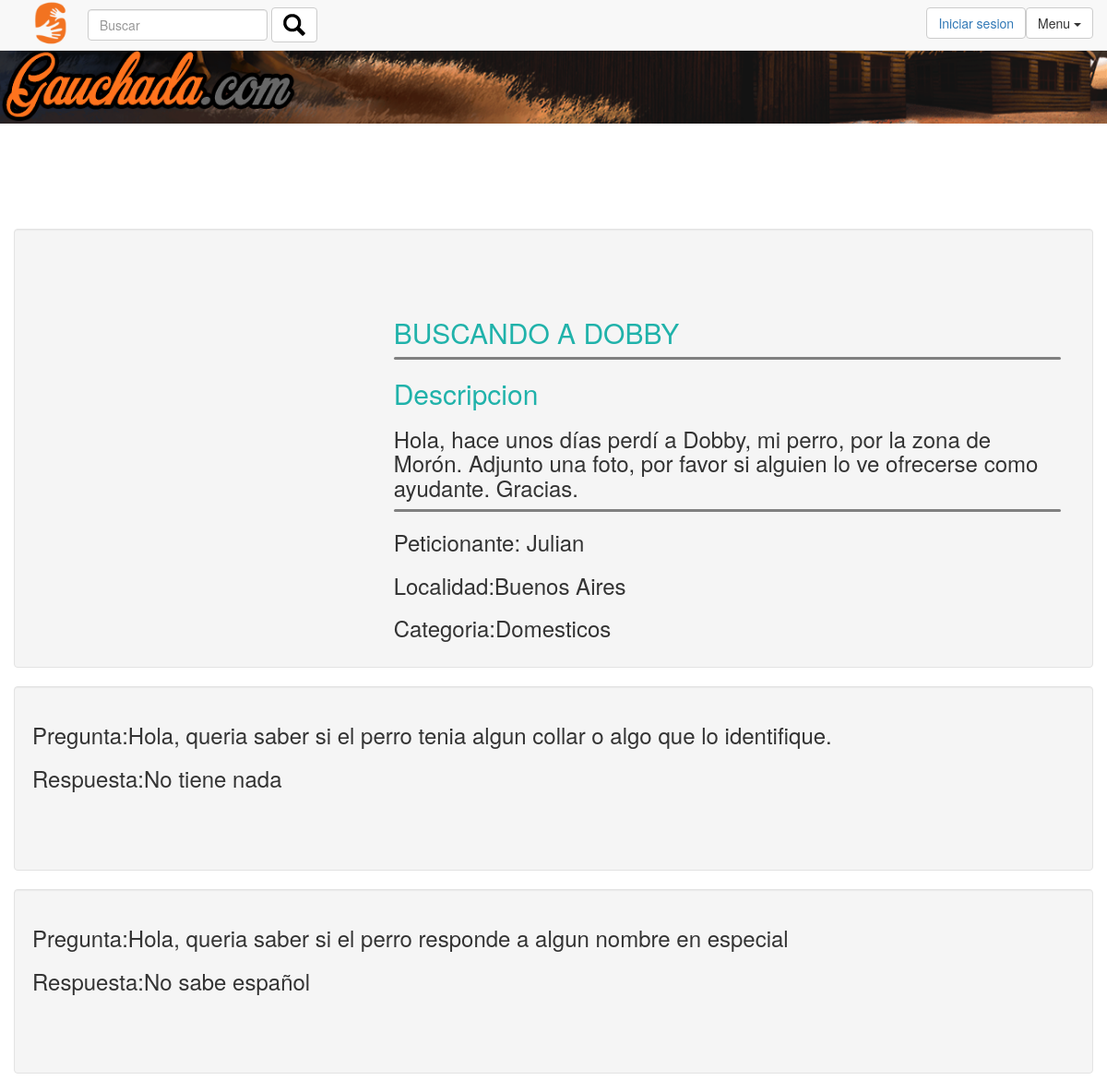
The page /detalleFavor.php?idFavor=31 on the database its author committed.
### tables this page shows
CREATE TABLE `favor` (
  `idFavor` int(11) NOT NULL,
  `idUsuario` int(11) NOT NULL,
  `titulo` varchar(256) NOT NULL,
  `descripcion` text NOT NULL,
  `completo` tinyint(1) NOT NULL DEFAULT '0',
  `contenidoimagen` blob,
  `tipoimagen` varchar(256) DEFAULT NULL,
  `idUsuarioCumple` int(11) DEFAULT NULL,
  `idLocalidad` int(11) NOT NULL,
  `idCategoria` int(11) NOT NULL,
  `fecha_vencimiento` date NOT NULL
);

CREATE TABLE `usuarios` (
  `idUsuario` int(11) NOT NULL,
  `nombre` tinytext NOT NULL,
  `email` tinytext NOT NULL,
  `idLocalidad` int(11) NOT NULL,
  `contenidoimagen` blob,
  `tipoimagen` tinytext,
  `telefono` int(11) NOT NULL,
  `creditos` int(11) NOT NULL,
  `fechanacimiento` date NOT NULL,
  `password` tinytext NOT NULL,
  `calif_pend` int(11) NOT NULL DEFAULT '0',
  `puntaje` int(11) NOT NULL DEFAULT '1'
);

CREATE TABLE `localidad` (
  `idLocalidad` int(11) NOT NULL,
  `nombre` varchar(256) NOT NULL
);

CREATE TABLE `categoria` (
  `nombre` varchar(256) NOT NULL,
  `idCategoria` int(11) NOT NULL
);

CREATE TABLE `pregunta` (
  `idPregunta` int(11) NOT NULL,
  `contenido` text NOT NULL,
  `idUsuario` int(11) NOT NULL,
  `respuesta` text NOT NULL,
  `idFavor` int(11) NOT NULL
);

### detalleFavor.php (the view, shortened to what this page needs)
<!DOCTYPE html>
<html  style="overflow-x: hidden;">
<head>
	<link rel="stylesheet" type="text/css" href="logo.png">
	<link rel="stylesheet" type="text/css" href="bootstrap.min.css">
	<link rel="stylesheet" type="text/css" href="Roboto-Regular.ttf">
	<link rel="stylesheet" type="text/css" href="estiloDetalle.css">
</head>
<header>
<nav class="navbar navbar-default navbar-fixed-top">
  <div class="container">
  <a href="index.php"><img alt="brand" class="navbar-left" src="logo.png" style="width: 50px; height: 50px"></a>
   <form class="navbar-form navbar-left" role="search">
  <div class="form-group">
    <input type="text" class="form-control" placeholder="Buscar">
  </div>
  <button type="submit" class="btn btn-default"> <img src="glyphicons-28-search.png"></button>
</form>
  <button class="btn btn-default dropdown-toggle navbar-right navbar-btn" type="button" id="dropdownMenu1" data-toggle="dropdown" aria-haspopup="true" aria-expanded="false">
    Menu
    <span class="caret"></span>
  </button>
	<button type="button" class="btn btn-default navbar-btn navbar-right"><a href="iniciarSesion.php">Iniciar sesion</a></button>
  </div>
</nav>
		<img style="width: 100%;" src="banner.png">
</header>
<body style="padding-top: 50px;">
  <?php
    $conexion = conectar();
    $idFavor = $_GET['idFavor'];
    $traerFavor = $conexion->query("SELECT * FROM favor WHERE idFavor = $idFavor");
    $favor = $traerFavor->fetch_assoc();
    $idUsuario = $favor['idUsuario'];
    $traerNombre = $conexion->query("SELECT * FROM usuarios WHERE idUsuario = $idUsuario");
    $favorNombre = $traerNombre->fetch_assoc();
    $idCategoria = $favor['idCategoria'];
    $idLocalidad = $favor['idLocalidad'];
    $traercategoria = $conexion->query("SELECT nombre FROM categoria WHERE idCategoria = $idCategoria");
    if (isset($traercategoria)) {
      $arreglocategoria = $traercategoria->fetch_assoc();
    }
    $traerlocalidad = $conexion->query("SELECT nombre FROM localidad WHERE idLocalidad = $idLocalidad");
    if (isset($traerlocalidad)) {
      $arreglolocalidad = $traerlocalidad->fetch_assoc();
    }
  ?>
    <div class="container">
      <div class="well cajaDetalle row">
        <?php
              if (is_null($favor['contenidoimagen'])) {
            ?>
              <div class="cajaFoto col-lg-4 col-xs-4">
                <img style="margin-top:20%" class="img-responsive" src="logo.png" alt="">
              </div>
            <?php
              }else{
            ?>
            <div class="cajaFoto col-lg-4 col-xs-4">
            </div>
            <?php } ?>
        <div class="col-lg-8 col-xs-8" style="margin-top:5%">
          <h2><?php echo strtoupper($favor["titulo"])?></h2>
          <div class="separador"></div>
          <h2>Descripcion</h2>
          <h3><?php echo $favor["descripcion"] ?></h3>
          <div class="separador"></div>
          <h3>Peticionante: <?php echo $favorNombre['nombre']?></h3>
          <h3>Localidad:<?php echo $arreglolocalidad['nombre'] ?></h5>
          <h3>Categoria:<?php echo $arreglocategoria['nombre'] ?></h5>
        </div>
      </div>
    </div>
    <?php
      include "mostrarpreguntas.php";
      mostrarPreguntas($idFavor);
    ?>
</body>
</html>

### mostrarpreguntas.php
<?php
	function mostrarPreguntas($idFavor){
		$mysql = conectar();
		if (isset($mysql)){
			$traer = $mysql->query("SELECT * FROM pregunta WHERE idFavor = $idFavor");
			if (isset($traer)) {
				$pregunta = $traer->fetch_assoc();
			}
		}
		if (!isset($pregunta)) {
?>
		 <div class="container">
      		<div class="well cajaPreguntas row">
        		<h1 style="text-align:center;">Todavía nadie ha hecho una pregunta sobre este favor.</h1>
      		</div>
    	</div>
<?php
		}else{
			while (isset($pregunta)) {
?>
			 <div class="container">
	      		<div class="well cajaPreguntas row">
	        		<h3 style="text-align:left;">Pregunta:<?php echo $pregunta['contenido'] ?></h1>
	        		<h3 style="text-align:left;">Respuesta:<?php echo $pregunta['respuesta'] ?></h1>
	      		</div>
	    	</div>
<?php
			  $pregunta = $traer->fetch_assoc();
			}
		}
	}
?>

### estiloDetalle.css (style rules this page uses)
.cajaDetalle { height:auto; margin-top:10%; }
.separador { height:3px; border-radius:5px; width:auto; background-color:grey; }
.cajaPreguntas { height:200px; }
h2 { color:lightseagreen; }

### rows shown on the page
favor: titulo "BUSCANDO A DOBBY", descripcion "Hola, hace unos días perdí a Dobby, mi perro, por la zona de Morón. Adjunto una foto, por favor si alguien lo ve ofrecerse como ayudante. Gracias."
usuarios: nombre "Julian"
localidad: nombre "Buenos Aires"
categoria: nombre "Domesticos"
pregunta: contenido "Hola, queria saber si el perro tenia algun collar o algo que lo identifique.", respuesta "No tiene nada"
pregunta: contenido "Hola, queria saber si el perro responde a algun nombre en especial", respuesta "No sabe español"
